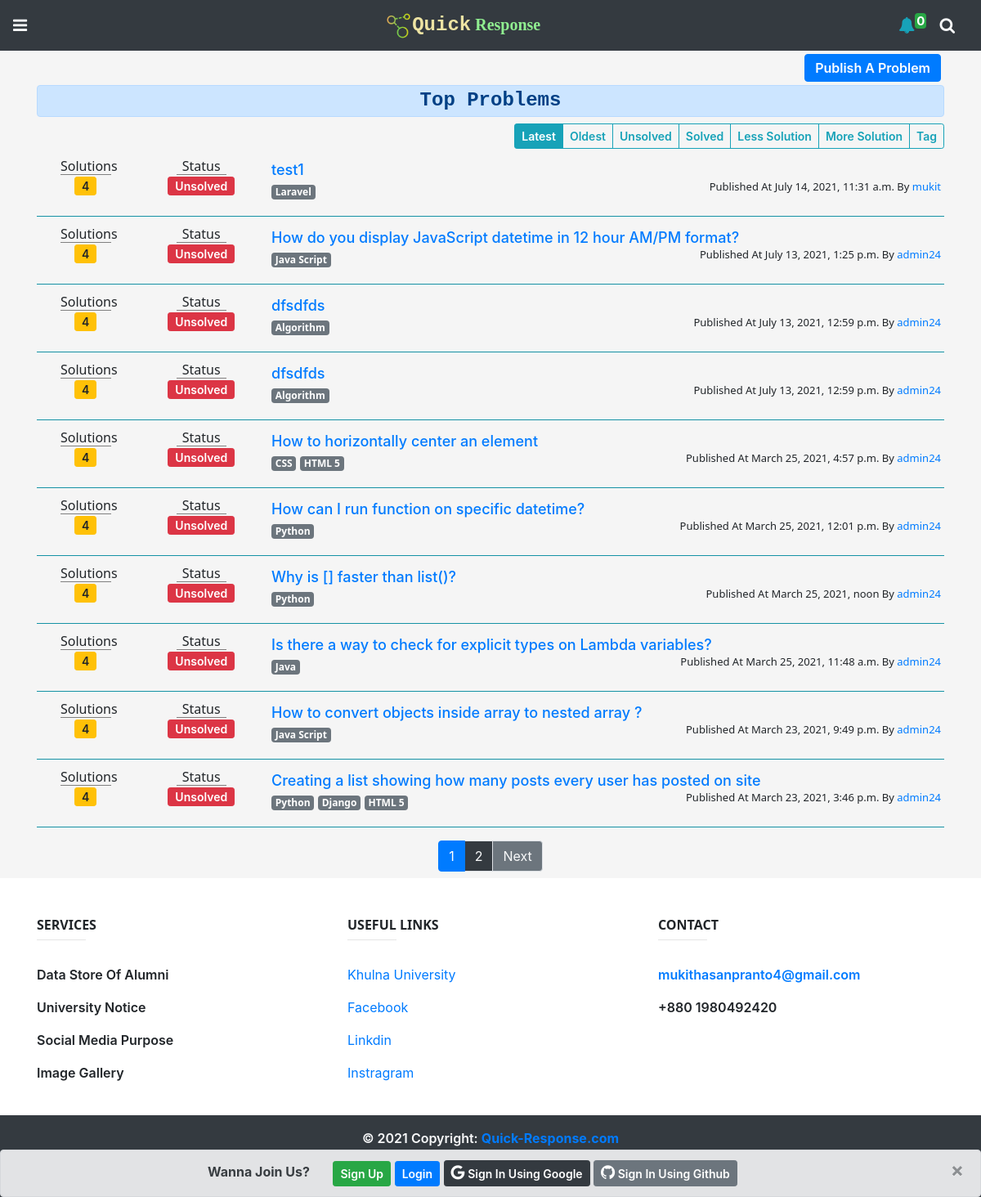
The app's page /problems/ with its own data.
### problems/models.py (models this page shows, shortened)
class Problem(models.Model):
    author = models.ForeignKey(settings.AUTH_USER_MODEL,on_delete=models.CASCADE)
    title = models.CharField(max_length=120)
    body = RichTextUploadingField()
    created_on = models.DateTimeField(default=datetime.now)
    last_modified = models.DateTimeField(default=datetime.now)
    tag = models.ManyToManyField('Tag', related_name='problems')
    is_solved = models.BooleanField(default=False)

class Tag(models.Model):
    name = models.CharField(max_length=20)
    def __str__(self):
        return self.name

### problems/views.py (the view)
# urls.py: path('',prob_home,name='prob_home'),
def prob_home(request):
    post_form = PostForm()
    tags = Tag.objects.all().order_by('name')
    temp = Problem.objects.first()
    if request.resolver_match.url_name == 'sort_oldest':
        problems = Problem.objects.all().order_by('created_on')
    elif request.resolver_match.url_name == 'sort_unsolved':
        problems = Problem.objects.filter(is_solved=False).order_by('-created_on')
    elif request.resolver_match.url_name == 'sort_solved':
        problems = Problem.objects.filter(is_solved=True).order_by('-created_on')
    elif request.resolver_match.url_name == 'sort_tag':
        tag_list = request.POST.getlist('tag_choice')
        problems = Problem.objects.filter(tag__name__in=tag_list).order_by('-created_on').distinct()
    else:
        problems = Problem.objects.all().order_by('-created_on')
    paginator = Paginator(problems,10)
    page_number = request.GET.get('page')
    p_problems = paginator.get_page(page_number)
    context = {
        'post_form':post_form,
        'problems':p_problems,
        'tags':tags,
    }
    return render(request,"problems/index.html",context)

### templates/problems/index.html (shortened to what this page needs)
{% extends "base.html" %} {% load static %} {% block content %}
<div style="background-color: whitesmoke;" id="post_section">
    <div class="container">
        <div id="create_post">
            <div class="text-right">
                <button class="btn btn-primary py-1 m-1" id="publish_problem_btn">
                    Publish A Problem
                </button>
            </div>
        </div>
        <div id="post_list">
            <h4 class="text-center alert alert-primary font-weight-bold py-1 mb-2">
                Top Problems
            </h4>
            <div class="text-right" style="overflow-x: auto">
                <div class="btn-group btn-group-sm">
                    {% with request.resolver_match.url_name as url_name %}
                    <a href="{% url 'prob_home' %}"
                        class="{% if url_name == 'prob_home' %}btn btn-info btn-sm{% else %}btn btn-outline-info btn-sm{% endif %}">
                        Latest
                    </a>
                    <a href="{% url 'sort_oldest' %}"
                        class="{% if url_name == 'sort_oldest' %}btn btn-info btn-sm{% else %}btn btn-outline-info btn-sm{% endif %}">
                        Oldest
                    </a>
                    <a href="{% url 'sort_unsolved' %}"
                        class="{% if url_name == 'sort_unsolved' %}btn btn-info btn-sm{% else %}btn btn-outline-info btn-sm{% endif %}">
                        Unsolved
                    </a>
                    <a href="{% url 'sort_solved' %}"
                        class="{% if url_name == 'sort_solved' %}btn btn-info btn-sm{% else %}btn btn-outline-info btn-sm{% endif %}">
                        Solved
                    </a>
                    <button type="button" class="btn btn-outline-info btn-sm">
                        Less Solution
                    </button>
                    <button type="button" class="btn btn-outline-info btn-sm">
                        More Solution
                    </button>
                    <button type="button"
                        class="{% if url_name == 'sort_tag' %}btn btn-info btn-sm{% else %}btn btn-outline-info btn-sm{% endif %}"
                        data-toggle="modal" data-target="#tag_modal">
                        Tag
                    </button>
                    {% endwith %}
                </div>
            </div>
            <div id="problem_list" class="pt-2">
                {% for problem in problems %}
                <div class="row p-1">
                    <div class="col-lg-3">
                        <div class="row text-center">
                            <div class="col-6">
                                <h6 id="prob_index_sol">
                                    Solutions
                                </h6>
                                <button class="btn btn-warning btn-sm py-0">4</button>
                            </div>
                            <div class="col-6">
                                <h6 style="border-bottom: 1px solid grey; margin: 0px 25px">
                                    Status
                                </h6>
                                {% if problem.is_solved %}
                                <button class="btn btn-success btn-sm py-0">Solved</button>
                                {% else %}
                                <button class="btn btn-danger btn-sm py-0">Unsolved</button>
                                {% endif %}
                            </div>
                        </div>
                    </div>
                    <div class="col-lg-9">
                        <a href="{% url 'problem_details' problem.id %}" style="
              text-decoration: none;
              font-weight: 500;
              font-size: large;
              display: inline-block;
            ">{{problem.title}}</a>
                        <div class="row">
                            <div class="col-7 text-left">
                                {% for tag in problem.tag.all %}
                                <h6 class="d-inline-block">
                                    <span class="badge badge-secondary">{{tag.name}}</span>
                                </h6>
                                {% endfor %}
                            </div>
                            <div class="col-5 text-right">
                                <h6 style="font-size: small">
                                    Published At {{problem.created_on}} By <a style="text-decoration: none;"
                                        href=''>{{problem.author}}</a>
                                </h6>
                            </div>
                        </div>
                    </div>
                </div>
                <hr class="bg-info my-2" />
                {% endfor %}
            </div>
        </div>
        {% if problems.has_other_pages %}
        <div>
            <ul class="pagination justify-content-center p-2">
                {% for i in problems.paginator.page_range %}
                {% if problems.number == i %}
                <li class="page-item active"><a class="page-link" href="?page={{ i }}">{{i}}</a></li>
                {% else %}
                <li class="page-item"><a class="page-link bg-dark text-light" href="?page={{ i }}">{{i}}</a></li>
                {% endif %}
                {% endfor %}
                {% if problems.has_next %}
                <li class="page-item"><a class="page-link bg-secondary text-light"
                        href="?page={{ problems.next_page_number }}">Next</a></li>
                {% endif %}
            </ul>
        </div>
        {% endif %}
    </div>
</div>
{% endblock %}

### home/static/style.css (style rules this page uses)
h1, h2, h3, h4, h5, h6, .my_font { font-family: "Courier New", Courier, monospace; }
.btn { font-weight: 600; }
h5, h6 { font-family: "Segoe UI", Tahoma, Geneva, Verdana, sans-serif; }

### templates/base.html (style rules this page uses)
#prob_index_sol { border-bottom: 1px solid grey; margin: 0 25px; }

### records on screen
Problem: is_solved "Unsolved", title "test1", created_on "July 14, 2021, 11:31 a.m.", author "mukit"
Tag: name "Laravel"
Problem: is_solved "Unsolved", title "How do you display JavaScript datetime in 12 hour AM/PM format?", created_on "July 13, 2021, 1:25 p.m.", author "admin24"
Tag: name "Java Script"
Problem: is_solved "Unsolved", title "dfsdfds", created_on "July 13, 2021, 12:59 p.m.", author "admin24"
Tag: name "Algorithm"
Problem: is_solved "Unsolved", title "dfsdfds", created_on "July 13, 2021, 12:59 p.m.", author "admin24"
Problem: is_solved "Unsolved", title "How to horizontally center an element", created_on "March 25, 2021, 4:57 p.m.", author "admin24"
Tag: name "CSS"
Tag: name "HTML 5"
Problem: is_solved "Unsolved", title "How can I run function on specific datetime?", created_on "March 25, 2021, 12:01 p.m.", author "admin24"
Tag: name "Python"
Problem: is_solved "Unsolved", title "Why is [] faster than list()?", created_on "March 25, 2021, noon", author "admin24"
Problem: is_solved "Unsolved", title "Is there a way to check for explicit types on Lambda variables?", created_on "March 25, 2021, 11:48 a.m.", author "admin24"
Tag: name "Java"
Problem: is_solved "Unsolved", title "How to convert objects inside array to nested array ?", created_on "March 23, 2021, 9:49 p.m.", author "admin24"
Problem: is_solved "Unsolved", title "Creating a list showing how many posts every user has posted on site", created_on "March 23, 2021, 3:46 p.m.", author "admin24"
Tag: name "Django"

### other values on screen
{{ i }} "1"
{{ i }} "2"
